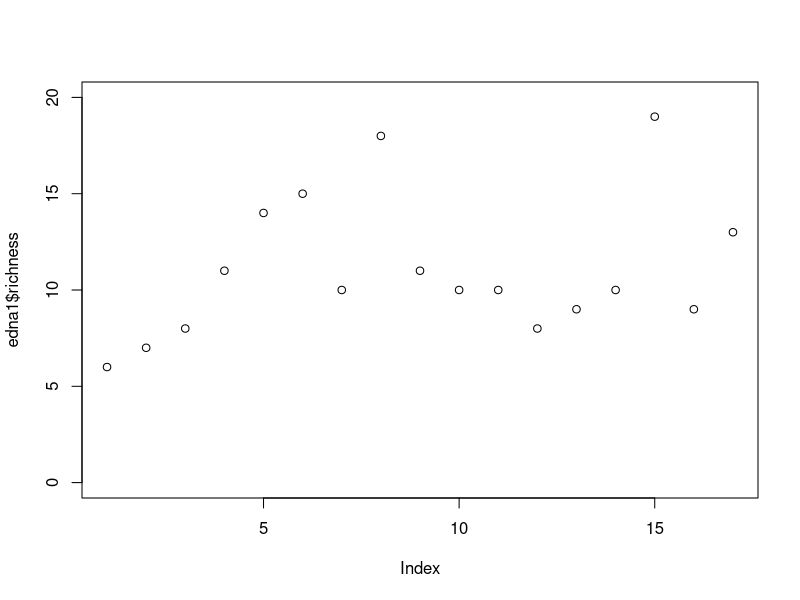
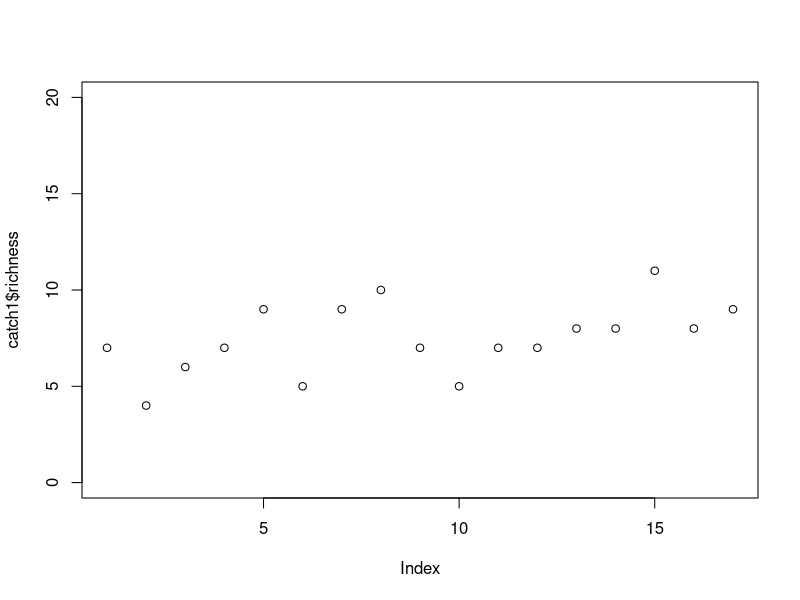
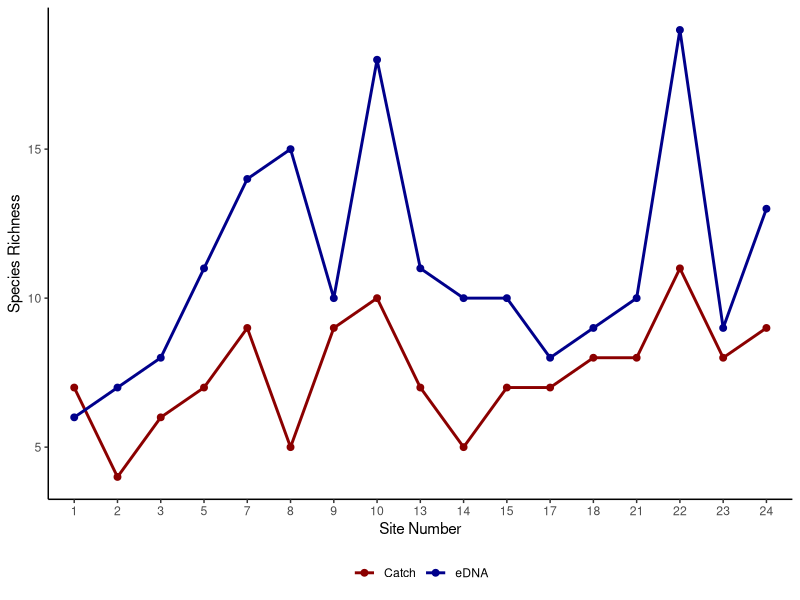
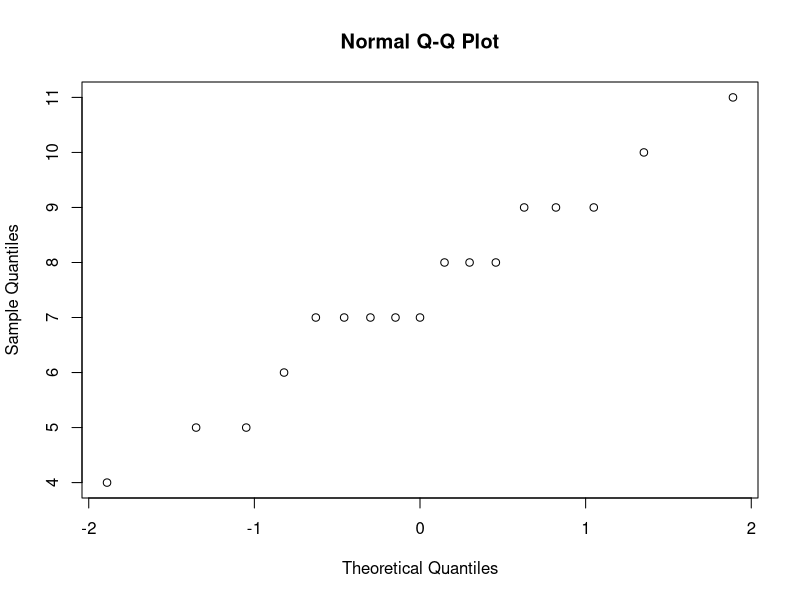
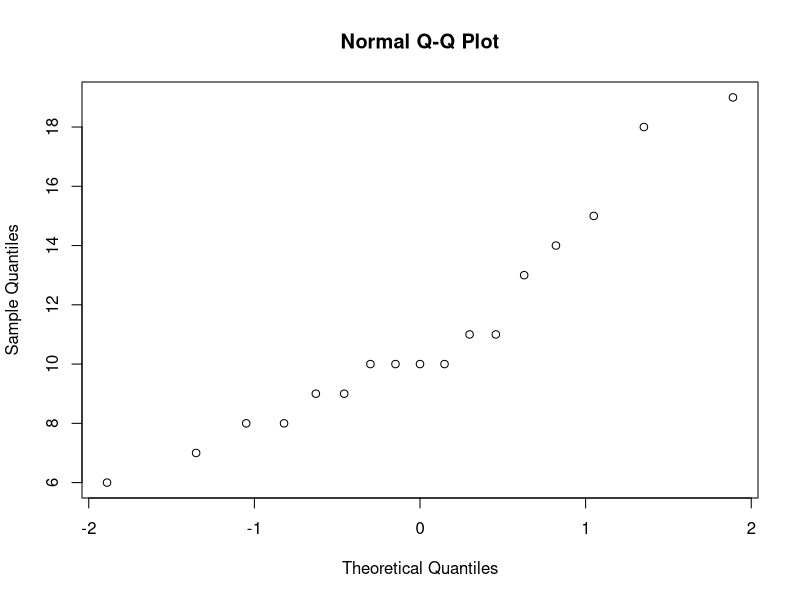
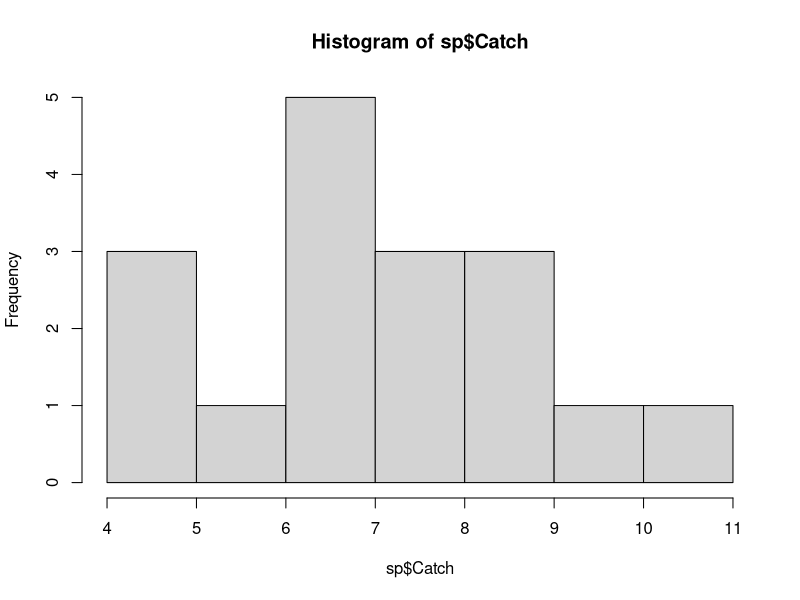
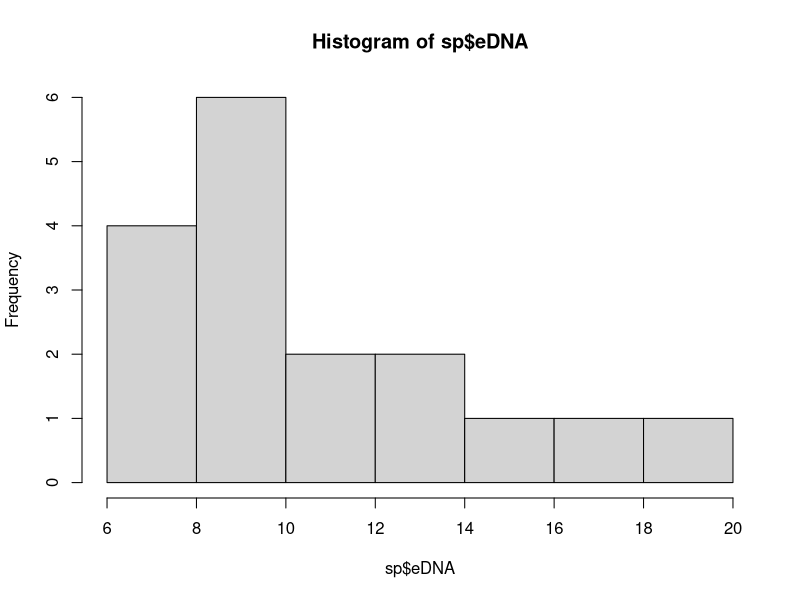
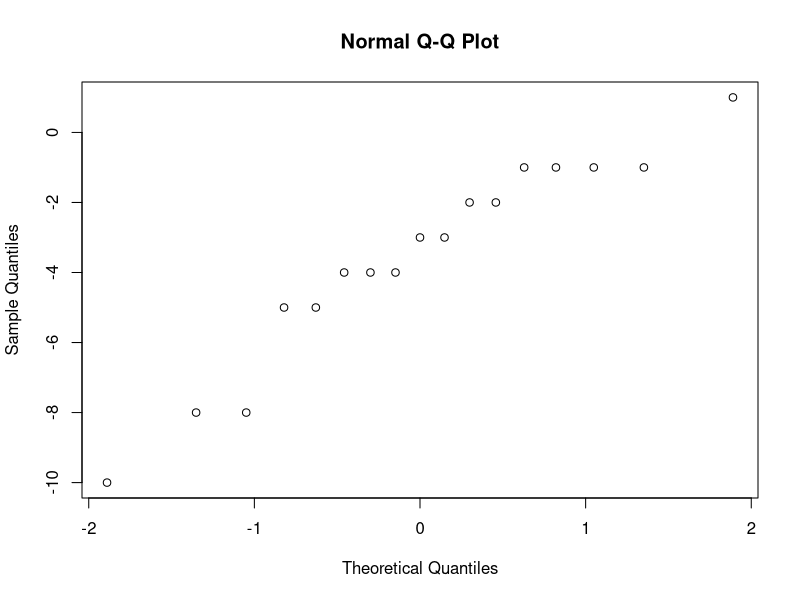

Here is the R script that generated these plots, in order:
#' ---
#' eDNA matching sites Sp Richness"
#' Nathan P Griffiths
#' July 2020
#' -------------------------------------
#-------------------------------SETUP & Raw Data Input-------------------------------------------#

## Clear Memory
rm(list=ls())

## Check Working Directory 
getwd()

## To ensure reproducibility, print R.version details.
sessionInfo()
#R version 3.6.3 (2020-02-29)
#Platform: x86_64-w64-mingw32/x64 (64-bit)
#Running under: Windows 10 x64 (build 18362)

## Load catch data 
catch <- read.csv("eel2017_catch_DNAlayout.csv", header=TRUE)
head(catch)

## Load eDNA data 
edna <- read.csv("eel2017_sorted.csv", header=TRUE)
head(edna)


#### Organise Data ####

library(vegan)
library(dplyr)

#set edna dimentions as r
r=dim(edna)

#Remove assigned column
edna=edna[1:(r[2]-1)]

#Make new dataframe with first column as row names
edna1 <- data.frame(edna[,-1], row.names=edna[,1])
catch1 <- data.frame(catch[,-1], row.names=catch[,1])

#Make edna proportional
edna1$assigned=rowSums(edna1)
edna1=edna1/edna1$assigned
r=dim(edna1)
edna1=edna1[1:(r[2]-1)]

#Make catch proportional
catch1$assigned=rowSums(catch1)
catch1=catch1/catch1$assigned
r=dim(catch1)
catch1=catch1[1:(r[2]-1)]

##Compare Species Richness Visually 
edna1$richness = rowSums(edna1>0)
plot(edna1$richness,ylim=c(0,20))

catch1$richness = rowSums(catch1>0)
plot(catch1$richness,ylim=c(0,20))

#### Make Dataframe For Plot 
y = data.frame(edna$X, catch1$richness, edna1$richness)
colnames(y) <- c("Site","Catch","eDNA")

library(reshape2)

det = melt(y, id=(1))

## ggplot stuff ## 
det$Site<-as.factor(det$Site)
library(ggplot2)

##Compare Species Richness Visually 
p <- ggplot(data=det, aes(x=Site, y=value, group=variable)) +
  geom_line(size=1, aes(color=variable)) +
  geom_point(size=2, aes(color=variable)) + 
  scale_color_manual(values=c("darkred", "darkblue"))

p + theme_classic() + 
  theme(legend.position = "bottom") +
  xlab("Site Number") + 
  ylab ("Species Richness") +
  theme(legend.title = element_blank())

## Scatter plot ## 

## save det as df for restructure to plot as scatter plot ## 

## Save dataframe as .csv 
write.csv(det, file = 'eel2017_scatter.csv')

## Modify "eel2017_scatter" so eDNA & Catch are as seperate columns. 

## Read in modified data ## 
sp <- read.csv("SpR.csv", header=TRUE)
head(sp)

library(ggrepel)
## Make Scatterplot 
z <- ggplot (sp, aes(x=Catch, y=eDNA)) + 
  geom_point(size=2, shape=19, color="Black") +
  xlab("Species Richness (Catch)") +
  ylab("Species Richness (eDNA)") +
  theme_bw() +
  geom_segment(aes(x = 0, y = 0, xend = 20, yend = 20), size=0.5, colour="darkred", linetype="longdash") +
  scale_x_continuous(expand=c(0,0)) +
  scale_y_continuous(expand=c(0,0))

## Save Scatterplot
png('scattersite.png',height=1500,width=1500,res=350)
par(mar=c(1,1,1,1),xpd=T)
z
dev.off()

## Text Label points
zln = ggplot (sp, aes(x=Catch, y=eDNA)) + 
  xlab("Species Richness (Catch)") +
  ylab("Species Richness (eDNA)") +
  theme_bw() +
  geom_segment(aes(x = 0, y = 0, xend = 20, yend = 20), size=0.5, colour="darkred", linetype="longdash") +
  scale_x_continuous(expand=c(0,0)) +
  scale_y_continuous(expand=c(0,0)) + 
  geom_label_repel(aes(label = Site),
                   size = 3,
                   box.padding   = 0, 
                   point.padding = 0)

png('scattersiteL.png',height=1500,width=1500,res=350)
par(mar=c(1,1,1,1),xpd=T)
zln
dev.off()

## Make Species Level Scatterplot ## 

spscatch <- catch
spsedna <- edna

#Make new dataframe with first column as row names
ea <- data.frame(spscatch[,-1], row.names=spscatch[,1])
ed <- data.frame(spsedna[,-1], row.names=spsedna[,1])

#Transpose Data with site as column names
ea1 <- data.frame(t(ea)) 
ed1 <- data.frame(t(ed))

## Make column for species count 
ea1$sc = rowSums(ea1>0)
ed1$sc = rowSums(ed1>0)

## Save dataframes as .csv 
write.csv(ea1, file = 'ea1.csv')
write.csv(ed1, file = 'ed1.csv')

## Modify "ea1, ed1" so eDNA & Catch are merged as seperate columns. 

## Read in modified data ## 
so <- read.csv("SpO.csv", header=TRUE)
head(so)

## Make Scatterplot 
o <- ggplot (so, aes(x=Catch, y=eDNA)) + 
  geom_point(size=2, shape=19, color="Black") +
  xlab("Species Site Occupancy (Catch)") +
  ylab("Species Site Occupancy (eDNA)") +
  theme_bw() +
  geom_segment(aes(x = 0, y = 0, xend = 20, yend = 20), size=0.5, colour="darkred", linetype="longdash") +
  scale_x_continuous(expand=c(0,0)) +
  scale_y_continuous(expand=c(0,0)) 
  #geom_jitter(height=0, width=0.5 , size=2, shape=19, color="Black")

png('scatteroccupancy.png',height=1500,width=1500,res=350)
par(mar=c(1,1,1,1),xpd=T)
o
dev.off()

## Text Labels >10
m = ggplot (so, aes(x=Catch, y=eDNA)) + 
  geom_point(size=2, shape=19, color="Black") +
  xlab("Species Site Occupancy (Catch)") +
  ylab("Species Site Occupancy (eDNA)") +
  theme_bw() +
  geom_segment(aes(x = 0, y = 0, xend = 20, yend = 20), size=0.5, colour="darkred", linetype="longdash") +
  scale_x_continuous(expand=c(0,0)) +
  scale_y_continuous(expand=c(0,0)) +
  geom_label_repel(aes(label=ifelse(eDNA>10,as.character(abbreviate(Species, minlength = 4)),'')),
                   size = 3,
                   box.padding   = 0, 
                   point.padding = 0)

## Label only eel 
es = ggplot (so, aes(x=Catch, y=eDNA)) + 
  geom_point(size=2, shape=19, color="Black") +
  xlab("Species Site Occupancy (Catch)") +
  ylab("Species Site Occupancy (eDNA)") +
  theme_bw() +
  geom_segment(aes(x = 0, y = 0, xend = 20, yend = 20), size=0.5, colour="darkred", linetype="longdash") +
  scale_x_continuous(expand=c(0,0)) +
  scale_y_continuous(expand=c(0,0)) +
  geom_label_repel(aes(label=ifelse(eDNA>13 & Catch<5,as.character(abbreviate(Species, minlength = 4)),'')),
                   size = 3,
                   box.padding   = 0, 
                   point.padding = 0)

png('scattereel.png',height=1500,width=1500,res=350)
par(mar=c(1,1,1,1),xpd=T)
es
dev.off()


####################### Statistical Tests #######################

## Richness ## #sp 

##Check for correlation##
#Test for Normality
qqnorm(sp$Catch)
qqnorm(sp$eDNA)
hist(sp$Catch)
hist(sp$eDNA)
shapiro.test(sp$Catch)
shapiro.test(sp$eDNA)
#Data are normal - Pearson 
cor.test(~ Catch + eDNA, data = sp,
         method = "pearson",
         conf.level = 0.95)
#Significant Correlation
#Plot
library("ggpubr")
cr <- ggscatter(sp, x= "Catch", y ="eDNA",
          add = "reg.line", conf.int = FALSE,
          cor.coef = TRUE, cor.method = "pearson",  cor.coef.coord = c(1, 17),
          xlab = "Species Richness (Catch)",
          ylab = "Species Richness (eDNA)")
png('Correlation_Richness.png',height=1500,width=1500,res=350)
par(mar=c(1,1,1,1),xpd=T)
cr
dev.off()

#If data were not normal - Spearman 
cor.test( ~ Catch + eDNA,
          data=sp,
          method = "spearman",
          continuity = FALSE,
          conf.level = 0.95,
          exact=FALSE)
#Significant Correlation

########################

#calculate the mean species richness for Catch and eDNA. 
mean(sp$Catch)
mean(sp$eDNA)

# calculate standard error of the mean
sd(sp$Catch)/sqrt(length(sp$Catch))
sd(sp$eDNA)/sqrt(length(sp$eDNA))

#Melt Test 
mtest <- sp[,-1] 
mtest <- melt(mtest)

#table of means 
table(mtest$variable)
tapply(mtest$value, mtest$variable, mean)

## Paired t-test 
G1 <- subset(mtest, variable=='Catch')
G2 <- subset(mtest, variable=='eDNA')
t.test(G1$value, G2$value, paired=T)

#Differences between paired values are normal.
qqnorm(sp$Catch - sp$eDNA)
shapiro.test(sp$Catch - sp$eDNA)
hist(sp$Catch - sp$eDNA)

#If data were non normal#
#Paired test 
wilcox.test(sp$Catch, sp$eDNA, paired=TRUE)

#ggplot ## Boxplot ## 
ta <- melt(sp, id = c("Site"))

library(ggsignif)

br <- ggplot(ta, aes(x=variable, y=value, fill=variable))+
  stat_boxplot(geom = "errorbar", width = 0.2)+
  geom_boxplot()+
  geom_jitter(width=0.15, height=0.1, size=1)+
  ylab("Species Richness")+
  xlab("Survey Method")+
  scale_x_discrete() +
  theme_classic() +
  geom_signif(y_position = 20,
              xmin = 1, xmax = 2, 
              annotation = "p < 0.001", tip_length = 0.02) +   
scale_fill_brewer(palette="Greys") +
  theme(legend.position = "none")

png('boxplotrichness.png',height=1500,width=1500,res=350)
par(mar=c(1,1,1,1),xpd=T)
br
dev.off()

## Merge Richness Plot 
library(gridExtra)
f3 <- grid.arrange(z, br, cr, ncol = 3, nrow = 1)

library(cowplot)
fin3 <- ggdraw(f3) + draw_plot_label(c("(a)","(b)", "(c)"), 
                                   c(0.031, 0.37, 0.71), 
                                   c(0.99, 0.99, 0.99), 
                                   fontface = "plain",size = 11)

##################################################

## Site Occupancy ## so

##Check for correlation##
#Test for Normality
qqnorm(so$Catch)
qqnorm(so$eDNA)
hist(so$Catch)
hist(so$eDNA)
shapiro.test(so$Catch)
shapiro.test(so$eDNA)
#Data are not normal - Spearman 
cor.test( ~ Catch + eDNA,
          data=so,
          method = "spearman",
          continuity = FALSE,
          conf.level = 0.95,
          exact=FALSE)
#Significant Correlation
#Plot
co <- ggscatter(so, x= "Catch", y ="eDNA",
                add = "loess", conf.int = FALSE,
                cor.coef = TRUE, cor.method = "spearman", cor.coef.coord = c(1, 17),
                xlab = "Species Site Occupancy (Catch)",
                ylab = "Species Site Occupancy (eDNA)")
png('Correlation_Occupancy.png',height=1500,width=1500,res=350)
par(mar=c(1,1,1,1),xpd=T)
co
dev.off()

##If treated as normal - Pearson
cor.test(~ Catch + eDNA, data = so,
         method = "pearson",
         conf.level = 0.95)
#Significant Correlation

############################################

#calculate the mean Site Occupancy for Catch and eDNA. 
mean(so$Catch)
mean(so$eDNA)

# calculate standard error of the mean
sd(so$Catch)/sqrt(length(sp$Catch))
sd(so$eDNA)/sqrt(length(sp$eDNA))

#Melt Test 
mtest <- so[,-1] 
mtest <- mtest[c(2,1)]
mtest <- melt(mtest)

#table of means 
table(mtest$variable)
tapply(mtest$value, mtest$variable, mean)

## Paired t-test 
G1 <- subset(mtest, variable=='Catch')
G2 <- subset(mtest, variable=='eDNA')
t.test(G1$value, G2$value, paired=T)

#Differences between paired values look normal.
qqnorm(so$Catch - so$eDNA)
shapiro.test(so$Catch - so$eDNA)
hist(so$Catch - sp$eDNA)

#Data look to conform to normality, however shapiro.test suggests they may differ
#from a normal distribution. Paired wilcox.test gives same output. 
#Paired test 
wilcox.test(so$Catch, so$eDNA, paired=TRUE, exact = FALSE)

#ggplot ## Boxplot ## 
so <- so[c(1,3,2)]
ta <- melt(so, id = c("Species"))

library(ggsignif)


bo <- ggplot(ta, aes(x=variable, y=value, fill=variable))+
  stat_boxplot(geom = "errorbar", width = 0.2)+
  geom_boxplot()+
  geom_jitter(width=0.15, height=0.1, size=1)+
  ylab("Site Occupancy")+
  xlab("Survey Method")+
  theme_classic() +
  theme(legend.position = "none") +
  scale_x_discrete() +
  scale_fill_brewer(palette="Greys") +
geom_signif(y_position = 20,
            xmin = 1, xmax = 2, 
            annotation = "p < 0.01", tip_length = 0.02)  

png('boxplotoccupancy.png',height=1500,width=1500,res=350)
par(mar=c(1,1,1,1),xpd=T)
bo
dev.off()
#####################################################################

## Merge Occupancy 

f4 <- grid.arrange(es, bo, co, ncol = 3, nrow = 1)

fin4 <- ggdraw(f4) + draw_plot_label(c("(a)","(b)", "(c)"), 
                                     c(0.031, 0.37, 0.71), 
                                     c(0.99, 0.99, 0.99), 
                                     fontface = "plain",size = 11)

######################################################################

## Figure 3
c3 = cr +
  geom_segment(aes(x = 0, y = 0, xend = 20, yend = 20), size=0.5, colour="darkred", linetype="longdash") + theme_bw() +
  scale_x_continuous(expand=c(0,0)) + scale_y_continuous(expand=c(0,0))

library(gridExtra)
f3 <- grid.arrange(br, c3, ncol = 2, nrow = 1)

library(cowplot)
fin3 <- ggdraw(f3) + draw_plot_label(c("(a)","(b)"), 
                                     c(0.05, 0.55), 
                                     c(0.98, 0.98), 
                                     fontface = "plain",size = 11)

png('merge_fig3.png',height=1500,width=3000,res=350)
par(mar=c(1,1,1,1),xpd=T)
fin3
dev.off()

## Figure 4
c4 = co +
  geom_segment(aes(x = 0, y = 0, xend = 20, yend = 20), size=0.5, colour="darkred", linetype="longdash") + theme_bw() + 
  geom_label_repel(aes(label=ifelse(eDNA>13 & Catch<5,as.character(abbreviate(Species, minlength = 4)),'')),
                   size = 3,
                   box.padding   = 0, 
                   point.padding = 0)

f4 <- grid.arrange(bo, c4, ncol = 2, nrow = 1)

fin4 <- ggdraw(f4) + draw_plot_label(c("(a)","(b)"), 
                                     c(0.05, 0.55), 
                                     c(0.98, 0.98), 
                                     fontface = "plain",size = 11)

png('merge_fig4.png',height=1500,width=3000,res=350)
par(mar=c(1,1,1,1),xpd=T)
fin4
dev.off()

